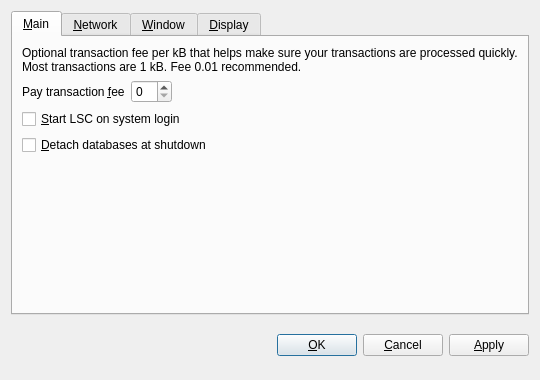
<?xml version="1.0" encoding="UTF-8"?>
<ui version="4.0">
 <class>OptionsDialog</class>
 <widget class="QDialog" name="OptionsDialog">
  <property name="geometry">
   <rect>
    <x>0</x>
    <y>0</y>
    <width>540</width>
    <height>380</height>
   </rect>
  </property>
  <property name="windowTitle">
   <string>Options</string>
  </property>
  <property name="modal">
   <bool>true</bool>
  </property>
  <layout class="QVBoxLayout" name="verticalLayout">
   <item>
    <widget class="QTabWidget" name="tabWidget">
     <property name="tabPosition">
      <enum>QTabWidget::North</enum>
     </property>
     <property name="currentIndex">
      <number>0</number>
     </property>
     <widget class="QWidget" name="tabMain">
      <attribute name="title">
       <string>&amp;Main</string>
      </attribute>
      <layout class="QVBoxLayout" name="verticalLayout_Main">
       <item>
        <widget class="QLabel" name="transactionFeeInfoLabel">
         <property name="text">
          <string>Optional transaction fee per kB that helps make sure your transactions are processed quickly. Most transactions are 1 kB. Fee 0.01 recommended.</string>
         </property>
         <property name="textFormat">
          <enum>Qt::PlainText</enum>
         </property>
         <property name="wordWrap">
          <bool>true</bool>
         </property>
        </widget>
       </item>
       <item>
        <layout class="QHBoxLayout" name="horizontalLayout_Main">
         <item>
          <widget class="QLabel" name="transactionFeeLabel">
           <property name="text">
            <string>Pay transaction &amp;fee</string>
           </property>
           <property name="textFormat">
            <enum>Qt::PlainText</enum>
           </property>
           <property name="buddy">
            <cstring>transactionFee</cstring>
           </property>
          </widget>
         </item>
         <item>
          <widget class="BitcoinAmountField" name="transactionFee"/>
         </item>
         <item>
          <spacer name="horizontalSpacer_Main">
           <property name="orientation">
            <enum>Qt::Horizontal</enum>
           </property>
           <property name="sizeHint" stdset="0">
            <size>
             <width>40</width>
             <height>20</height>
            </size>
           </property>
          </spacer>
         </item>
        </layout>
       </item>
       <item>
        <widget class="QCheckBox" name="bitcoinAtStartup">
         <property name="toolTip">
          <string>Automatically start LSC after logging in to the system.</string>
         </property>
         <property name="text">
          <string>&amp;Start LSC on system login</string>
         </property>
        </widget>
       </item>
       <item>
        <widget class="QCheckBox" name="detachDatabases">
         <property name="toolTip">
          <string>Detach block and address databases at shutdown. This means they can be moved to another data directory, but it slows down shutdown. The wallet is always detached.</string>
         </property>
         <property name="text">
          <string>&amp;Detach databases at shutdown</string>
         </property>
        </widget>
       </item>
       <item>
        <spacer name="verticalSpacer_Main">
         <property name="orientation">
          <enum>Qt::Vertical</enum>
         </property>
         <property name="sizeHint" stdset="0">
          <size>
           <width>20</width>
           <height>40</height>
          </size>
         </property>
        </spacer>
       </item>
      </layout>
     </widget>
     <widget class="QWidget" name="tabNetwork">
      <attribute name="title">
       <string>&amp;Network</string>
      </attribute>
      <layout class="QVBoxLayout" name="verticalLayout_Network">
       <item>
        <widget class="QCheckBox" name="mapPortUpnp">
         <property name="toolTip">
          <string>Automatically open the LSC client port on the router. This only works when your router supports UPnP and it is enabled.</string>
         </property>
         <property name="text">
          <string>Map port using &amp;UPnP</string>
         </property>
        </widget>
       </item>
       <item>
        <widget class="QCheckBox" name="connectSocks">
         <property name="toolTip">
          <string>Connect to the LSC network through a SOCKS proxy (e.g. when connecting through Tor).</string>
         </property>
         <property name="text">
          <string>&amp;Connect through SOCKS proxy:</string>
         </property>
        </widget>
       </item>
       <item>
        <layout class="QHBoxLayout" name="horizontalLayout_Network">
         <item>
          <widget class="QLabel" name="proxyIpLabel">
           <property name="text">
            <string>Proxy &amp;IP:</string>
           </property>
           <property name="textFormat">
            <enum>Qt::PlainText</enum>
           </property>
           <property name="buddy">
            <cstring>proxyIp</cstring>
           </property>
          </widget>
         </item>
         <item>
          <widget class="QValidatedLineEdit" name="proxyIp">
           <property name="maximumSize">
            <size>
             <width>140</width>
             <height>16777215</height>
            </size>
           </property>
           <property name="toolTip">
            <string>IP address of the proxy (e.g. 127.0.0.1)</string>
           </property>
          </widget>
         </item>
         <item>
          <widget class="QLabel" name="proxyPortLabel">
           <property name="text">
            <string>&amp;Port:</string>
           </property>
           <property name="textFormat">
            <enum>Qt::PlainText</enum>
           </property>
           <property name="buddy">
            <cstring>proxyPort</cstring>
           </property>
          </widget>
         </item>
         <item>
          <widget class="QLineEdit" name="proxyPort">
           <property name="maximumSize">
            <size>
             <width>55</width>
             <height>16777215</height>
            </size>
           </property>
           <property name="toolTip">
            <string>Port of the proxy (e.g. 9050)</string>
           </property>
          </widget>
         </item>
         <item>
          <widget class="QLabel" name="socksVersionLabel">
           <property name="text">
            <string>SOCKS &amp;Version:</string>
           </property>
           <property name="textFormat">
            <enum>Qt::PlainText</enum>
           </property>
           <property name="buddy">
            <cstring>socksVersion</cstring>
           </property>
          </widget>
         </item>
         <item>
          <widget class="QValueComboBox" name="socksVersion">
           <property name="toolTip">
            <string>SOCKS version of the proxy (e.g. 5)</string>
           </property>
          </widget>
         </item>
         <item>
          <spacer name="horizontalSpacer_Network">
           <property name="orientation">
            <enum>Qt::Horizontal</enum>
           </property>
           <property name="sizeHint" stdset="0">
            <size>
             <width>40</width>
             <height>20</height>
            </size>
           </property>
          </spacer>
         </item>
        </layout>
       </item>
       <item>
        <spacer name="verticalSpacer_Network">
         <property name="orientation">
          <enum>Qt::Vertical</enum>
         </property>
         <property name="sizeHint" stdset="0">
          <size>
           <width>20</width>
           <height>40</height>
          </size>
         </property>
        </spacer>
       </item>
      </layout>
     </widget>
     <widget class="QWidget" name="tabWindow">
      <attribute name="title">
       <string>&amp;Window</string>
      </attribute>
      <layout class="QVBoxLayout" name="verticalLayout_Window">
       <item>
        <widget class="QCheckBox" name="minimizeToTray">
         <property name="toolTip">
          <string>Show only a tray icon after minimizing the window.</string>
         </property>
         <property name="text">
          <string>&amp;Minimize to the tray instead of the taskbar</string>
         </property>
        </widget>
       </item>
       <item>
        <widget class="QCheckBox" name="minimizeOnClose">
         <property name="toolTip">
          <string>Minimize instead of exit the application when the window is closed. When this option is enabled, the application will be closed only after selecting Quit in the menu.</string>
         </property>
         <property name="text">
          <string>M&amp;inimize on close</string>
         </property>
        </widget>
       </item>
       <item>
        <spacer name="verticalSpacer_Window">
         <property name="orientation">
          <enum>Qt::Vertical</enum>
         </property>
         <property name="sizeHint" stdset="0">
          <size>
           <width>20</width>
           <height>40</height>
          </size>
         </property>
        </spacer>
       </item>
      </layout>
     </widget>
     <widget class="QWidget" name="tabDisplay">
      <attribute name="title">
       <string>&amp;Display</string>
      </attribute>
      <layout class="QVBoxLayout" name="verticalLayout_Display">
       <item>
        <layout class="QHBoxLayout" name="horizontalLayout_1_Display">
         <item>
          <widget class="QLabel" name="langLabel">
           <property name="text">
            <string>User Interface &amp;language:</string>
           </property>
           <property name="textFormat">
            <enum>Qt::PlainText</enum>
           </property>
           <property name="buddy">
            <cstring>lang</cstring>
           </property>
          </widget>
         </item>
         <item>
          <widget class="QValueComboBox" name="lang">
           <property name="toolTip">
            <string>The user interface language can be set here. This setting will take effect after restarting LSC.</string>
           </property>
          </widget>
         </item>
        </layout>
       </item>
       <item>
        <layout class="QHBoxLayout" name="horizontalLayout_2_Display">
         <item>
          <widget class="QLabel" name="unitLabel">
           <property name="text">
            <string>&amp;Unit to show amounts in:</string>
           </property>
           <property name="textFormat">
            <enum>Qt::PlainText</enum>
           </property>
           <property name="buddy">
            <cstring>unit</cstring>
           </property>
          </widget>
         </item>
         <item>
          <widget class="QValueComboBox" name="unit">
           <property name="toolTip">
            <string>Choose the default subdivision unit to show in the interface and when sending coins.</string>
           </property>
          </widget>
         </item>
        </layout>
       </item>
       <item>
        <widget class="QCheckBox" name="displayAddresses">
         <property name="toolTip">
          <string>Whether to show LSC addresses in the transaction list or not.</string>
         </property>
         <property name="text">
          <string>&amp;Display addresses in transaction list</string>
         </property>
        </widget>
       </item>
       <item>
        <spacer name="verticalSpacer_Display">
         <property name="orientation">
          <enum>Qt::Vertical</enum>
         </property>
         <property name="sizeHint" stdset="0">
          <size>
           <width>20</width>
           <height>40</height>
          </size>
         </property>
        </spacer>
       </item>
      </layout>
     </widget>
    </widget>
   </item>
   <item>
    <layout class="QHBoxLayout" name="horizontalLayout_Buttons">
     <item>
      <spacer name="horizontalSpacer_1">
       <property name="orientation">
        <enum>Qt::Horizontal</enum>
       </property>
       <property name="sizeHint" stdset="0">
        <size>
         <width>40</width>
         <height>48</height>
        </size>
       </property>
      </spacer>
     </item>
     <item>
      <widget class="QLabel" name="statusLabel">
       <property name="font">
        <font>
         <weight>75</weight>
         <bold>true</bold>
        </font>
       </property>
       <property name="text">
        <string/>
       </property>
       <property name="textFormat">
        <enum>Qt::PlainText</enum>
       </property>
       <property name="wordWrap">
        <bool>true</bool>
       </property>
      </widget>
     </item>
     <item>
      <spacer name="horizontalSpacer_2">
       <property name="orientation">
        <enum>Qt::Horizontal</enum>
       </property>
       <property name="sizeHint" stdset="0">
        <size>
         <width>40</width>
         <height>48</height>
        </size>
       </property>
      </spacer>
     </item>
     <item>
      <widget class="QPushButton" name="okButton">
       <property name="text">
        <string>&amp;OK</string>
       </property>
      </widget>
     </item>
     <item>
      <widget class="QPushButton" name="cancelButton">
       <property name="text">
        <string>&amp;Cancel</string>
       </property>
       <property name="autoDefault">
        <bool>false</bool>
       </property>
      </widget>
     </item>
     <item>
      <widget class="QPushButton" name="applyButton">
       <property name="text">
        <string>&amp;Apply</string>
       </property>
       <property name="autoDefault">
        <bool>false</bool>
       </property>
      </widget>
     </item>
    </layout>
   </item>
  </layout>
 </widget>
 <customwidgets>
  <customwidget>
   <class>BitcoinAmountField</class>
   <extends>QSpinBox</extends>
   <header>bitcoinamountfield.h</header>
  </customwidget>
  <customwidget>
   <class>QValueComboBox</class>
   <extends>QComboBox</extends>
   <header>qvaluecombobox.h</header>
  </customwidget>
  <customwidget>
   <class>QValidatedLineEdit</class>
   <extends>QLineEdit</extends>
   <header>qvalidatedlineedit.h</header>
  </customwidget>
 </customwidgets>
 <resources/>
 <connections/>
</ui>
